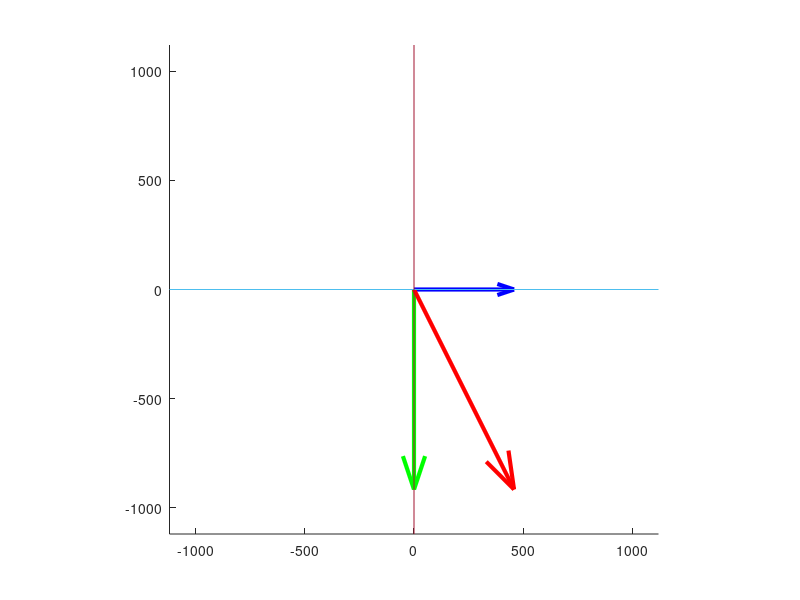

Source code (MATLAB):
% impedancja zastepcza

f0 = 73609; % hZ
f = 0.5*f0;

R = 509; % Om
C = 4.25 * 10^(-9); % F

Zr = R;
Zc = -j/(2*pi*f*C);
Zz = Zr + Zc;

z1 = Zr;  
z2 = Zc;
z3 = Zz;
 
% Calculate a suitable axis limit based on phasors
m = 2.2 * max([real([z1 z2 z3]) imag([z1 z2 z3])]);
 
% Create a new figure window
figure
hold on
 
% Plot phasors one at a time
quiver(0,0,real(z1),imag(z1), "linewidth", 3, "maxheadsize", 0.1, "color", "blue")
quiver(0,0,real(z2),imag(z2), "linewidth", 3, "maxheadsize", 0.1, "color", "green")
quiver(0,0,real(z3),imag(z3), "linewidth", 3, "maxheadsize", 0.1, "color", "red")
 
% Add horizontal and vertical axes
plot([-m m],[0 0])
plot([0 0],[-m m])
 
% Set axis limits and aspect ratio
axis([-m,m,-m,m], 'square')